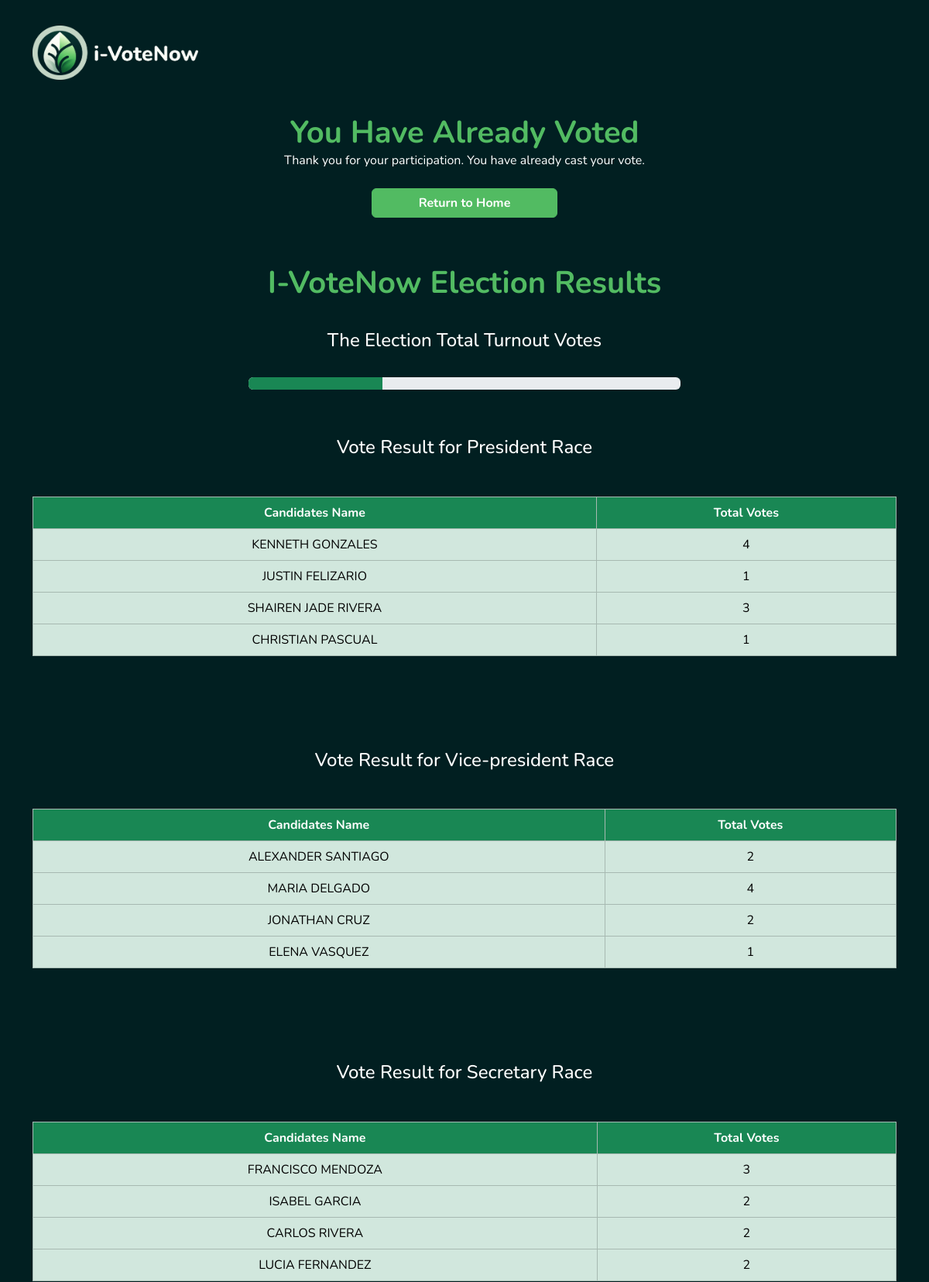
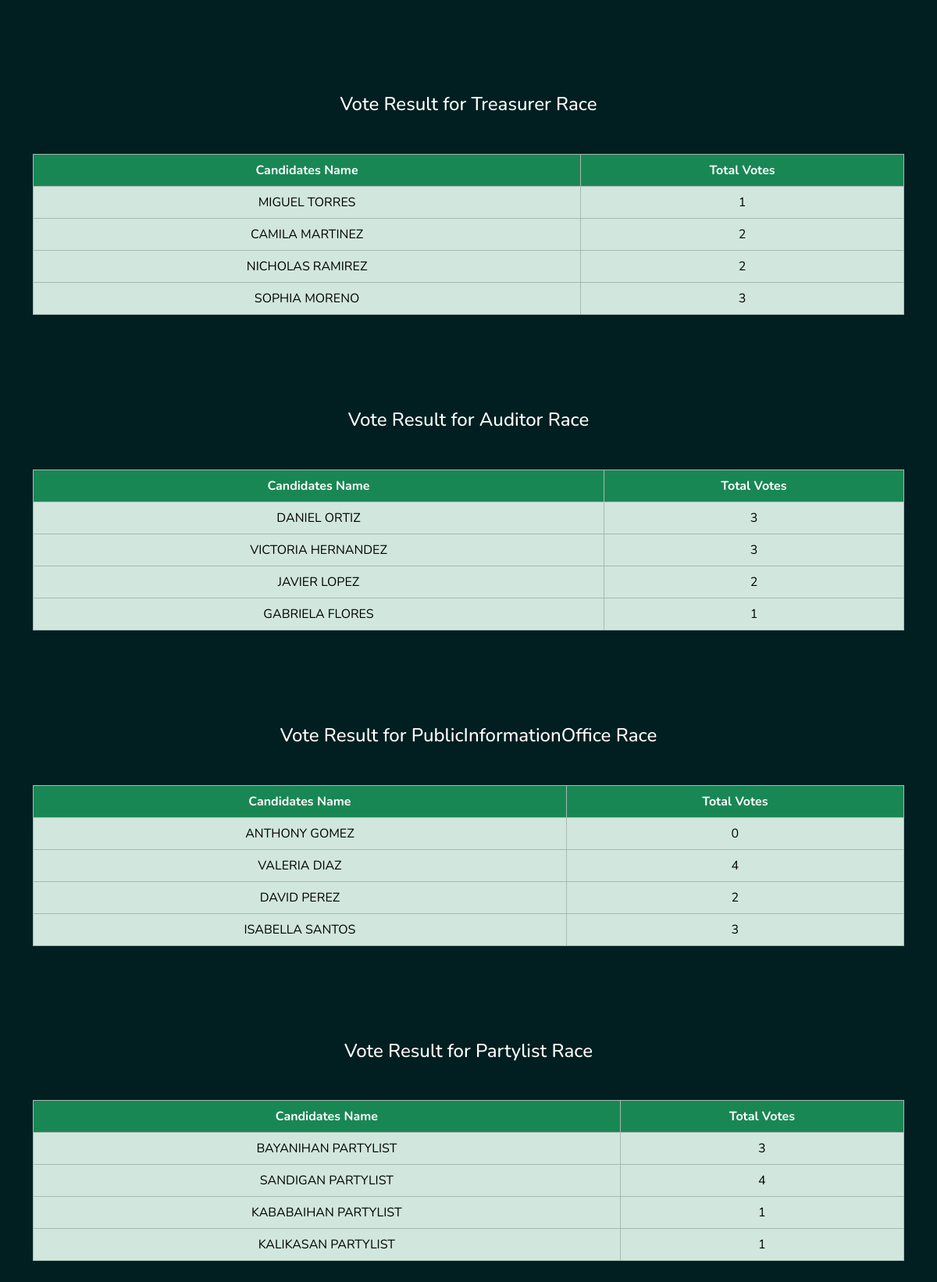
The app's page /already_voted.php (signed in) with its own data (2 pictures, top to bottom).
### tables this page shows
CREATE TABLE `candidates` (
  `id` int(11) NOT NULL,
  `position` varchar(50) DEFAULT NULL,
  `candidate_name` varchar(100) DEFAULT NULL,
  `vote_count` int(11) DEFAULT 0
);

### already_voted.php (the view, shortened to what this page needs)
<?php
include 'database.php';
$sql_positions = "SELECT DISTINCT position FROM candidates";
$result_positions = $conn->query($sql_positions);
$sql_total_votes = "SELECT SUM(vote_count) AS total_votes FROM candidates";
$result_total_votes = $conn->query($sql_total_votes);
$row_total_votes = $result_total_votes->fetch_assoc();
$total_votes = $row_total_votes['total_votes'];
$max_votes = 200;
$percentage_votes = ($total_votes / $max_votes) * 100;
?>
<!DOCTYPE html>
<html lang="en">
<head>
    <link rel="stylesheet" href="https://cdn.jsdelivr.net/npm/bootstrap@5.3.3/dist/css/bootstrap.min.css">
    <link rel="stylesheet" href="css/mix.css">
</head>
<body>
<body style="background-color: #011F21;">
<nav class="navbar navbar-expand-lg navbar-light custom-navbar pt-2" id="navbar">
    <div class="container">
        <img src="images/BRAND.png" height="70" alt="LOGO" loading="lazy" />
    </div>
</nav>
    <div class="maximo">
        <h1>You Have Already Voted</h1>
        <p>Thank you for your participation. You have already cast your vote.</p>
        <a href="index.php" class="btn btn-success">Return to Home</a>
    </div>
    <div class="welcome text-center">
    <h1>I-VoteNow Election Results</h1>
</div>
<div class="election-turnout text-center">
    <h4>The Election Total Turnout Votes</h4>
    <div class="container">
        <div class="col-md-6 mx-auto">
            <div class="progress-wrapper">
                <div class="progress">
                    <div class="progress-bar bg-success" role="progressbar" style="width: <?php echo min($percentage_votes, 100); ?>%;" aria-valuenow="<?php echo min($percentage_votes, 100); ?>" aria-valuemin="0" aria-valuemax="100"></div>
                </div>
            </div>
        </div>
    </div>
</div>
<?php
while ($row_position = $result_positions->fetch_assoc()) {
    $position = $row_position['position'];
?>
<div class="resultSection text-center">
    <h4>Vote Result for <?php echo ucfirst($position); ?> Race</h4>
    <div class="container">
        <table class="table table-bordered table-hover table-success">
            <thead>
                <tr class="text-center">
                    <th scope="col" class="bg-success">Candidates Name</th>
                    <th scope="col" class="bg-success">Total Votes</th>
                </tr>
            </thead>
            <tbody>
                <?php
                $sql_candidates = "SELECT candidate_name, vote_count FROM candidates WHERE position = '$position'";
                $result_candidates = $conn->query($sql_candidates);
                if ($result_candidates->num_rows > 0) {
                    while ($row_candidate = $result_candidates->fetch_assoc()) {
                        echo "<tr class='text-center'>";
                        echo "<td>" . $row_candidate['candidate_name'] . "</td>";
                        echo "<td>" . $row_candidate['vote_count'] . "</td>";
                        echo "</tr>";
                    }
                } else {
                    echo "<tr><td colspan='2'>No candidates found</td></tr>";
                }
                ?>
            </tbody>
        </table>
    </div>
</div>
<?php
}
?>
</body>
</html>

### css/mix.css (style rules this page uses)
body { background-color: #011F21; }
* { padding: 0; margin: 0; box-sizing: border-box; font-family: "Nunito", sans-serif; }
.btn-success { background-color: #52BB62; border-color: #52BB62; font-weight: 700; }
.custom-navbar { background-color:#011F21; }
.container { padding-top: 25px; }
.maximo h1 { margin: 3%; margin-bottom: 0%; text-align: center; color: #52BB62; font-weight: 700; }
.maximo p { text-align: center; color: #ffffff; }
.btn-success { margin-top: 2%; display: flex; justify-content: center; margin-left: 40%; margin-right: 40%; }
.table thead th { color: white; }
.welcome h1 { margin-top: 5%; font-weight: 700; color: #52BB62; }
.election-turnout h4 { margin-top: 3%; color: #ffffff; }
.resultSection { margin-top: 5%; margin-bottom: 10%; }
.resultSection h4 { margin-bottom: 2%; color: #ffffff; }

### records on screen
candidates: candidate_name "KENNETH GONZALES", vote_count "4"
candidates: candidate_name "JUSTIN FELIZARIO", vote_count "1"
candidates: candidate_name "SHAIREN JADE RIVERA", vote_count "3"
candidates: candidate_name "CHRISTIAN PASCUAL", vote_count "1"
candidates: candidate_name "ALEXANDER SANTIAGO", vote_count "2"
candidates: candidate_name "MARIA DELGADO", vote_count "4"
candidates: candidate_name "JONATHAN CRUZ", vote_count "2"
candidates: candidate_name "ELENA VASQUEZ", vote_count "1"
candidates: candidate_name "FRANCISCO MENDOZA", vote_count "3"
candidates: candidate_name "ISABEL GARCIA", vote_count "2"
candidates: candidate_name "CARLOS RIVERA", vote_count "2"
candidates: candidate_name "LUCIA FERNANDEZ", vote_count "2"
candidates: candidate_name "MIGUEL TORRES", vote_count "1"
candidates: candidate_name "CAMILA MARTINEZ", vote_count "2"
candidates: candidate_name "NICHOLAS RAMIREZ", vote_count "2"
candidates: candidate_name "SOPHIA MORENO", vote_count "3"
candidates: candidate_name "DANIEL ORTIZ", vote_count "3"
candidates: candidate_name "VICTORIA HERNANDEZ", vote_count "3"
candidates: candidate_name "JAVIER LOPEZ", vote_count "2"
candidates: candidate_name "GABRIELA FLORES", vote_count "1"
candidates: candidate_name "ANTHONY GOMEZ", vote_count "0"
candidates: candidate_name "VALERIA DIAZ", vote_count "4"
candidates: candidate_name "DAVID PEREZ", vote_count "2"
candidates: candidate_name "ISABELLA SANTOS", vote_count "3"
candidates: candidate_name "BAYANIHAN PARTYLIST", vote_count "3"
candidates: candidate_name "SANDIGAN PARTYLIST", vote_count "4"
candidates: candidate_name "KABABAIHAN PARTYLIST", vote_count "1"
candidates: candidate_name "KALIKASAN PARTYLIST", vote_count "1"

### other values on screen
$position "President"
$position "Vice-president"
$position "Secretary"
$position "Treasurer"
$position "Auditor"
$position "PublicInformationOffice"
$position "Partylist"
